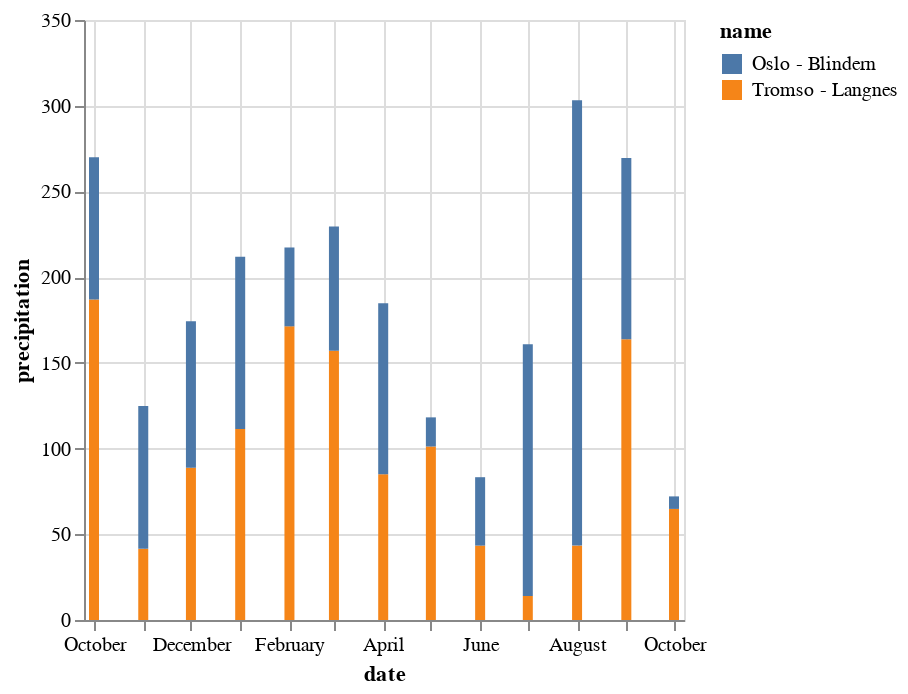

Here is the notebook cell this chart was saved with:
### Code cell
alt.Chart(data_monthly).mark_bar().encode(
    x="date",
    y="precipitation",
    color="name",
)

### Figure 1 — Vega-Lite specification as saved in the notebook (floating-point values rounded to 4 significant figures)
{"config": {"view": {"continuousWidth": 300, "continuousHeight": 300}}, "data": {"name": "data-51c9c11abac8f29e07a99e816a05729d"}, "mark": {"type": "bar"}, "encoding": {"color": {"field": "name", "type": "nominal"}, "x": {"field": "date", "type": "temporal"}, "y": {"field": "precipitation", "type": "quantitative"}}, "$schema": "https://vega.github.io/schema/vega-lite/v5.20.1.json", "datasets": {"data-51c9c11abac8f29e07a99e816a05729d": [{"name": "Tromso - Langnes", "station": "SN90490", "date": "2022-10-01T00:00:00", "max temperature": 10.7, "precipitation": 187.0, "min temperature": -4.2}, {"name": "Tromso - Langnes", "station": "SN90490", "date": "2022-11-01T00:00:00", "max temperature": 8.5, "precipitation": 41.5, "min temperature": -7.0}, {"name": "Tromso - Langnes", "station": "SN90490", "date": "2022-12-01T00:00:00", "max temperature": 5.6, "precipitation": 88.8, "min temperature": -11.7}, {"name": "Tromso - Langnes", "station": "SN90490", "date": "2023-01-01T00:00:00", "max temperature": 7.7, "precipitation": 111.4, "min temperature": -13.9}, {"name": "Tromso - Langnes", "station": "SN90490", "date": "2023-02-01T00:00:00", "max temperature": 6.6, "precipitation": 171.3, "min temperature": -10.7}, {"name": "Tromso - Langnes", "station": "SN90490", "date": "2023-03-01T00:00:00", "max temperature": 4.5, "precipitation": 157.0, "min temperature": -15.1}, {"name": "Tromso - Langnes", "station": "SN90490", "date": "2023-04-01T00:00:00", "max temperature": 9.8, "precipitation": 85.0, "min temperature": -7.1}, {"name": "Tromso - Langnes", "station": "SN90490", "date": "2023-05-01T00:00:00", "max temperature": 17.7, "precipitation": 101.2, "min temperature": -4.6}, {"name": "Tromso - Langnes", "station": "SN90490", "date": "2023-06-01T00:00:00", "max temperature": 25.4, "precipitation": 43.4, "min temperature": -0.4}, {"name": "Tromso - Langnes", "station": "SN90490", "date": "2023-07-01T00:00:00", "max temperature": 26.7, "precipitation": 14.0, "min temperature": 6.0}, {"name": "Tromso - Langnes", "station": "SN90490", "date": "2023-08-01T00:00:00", "max temperature": 25.1, "precipitation": 43.4, "min temperature": 5.4}, {"name": "Tromso - Langnes", "station": "SN90490", "date": "2023-09-01T00:00:00", "max temperature": 19.3, "precipitation": 163.7, "min temperature": 0.3}, {"name": "Tromso - Langnes", "station": "SN90490", "date": "2023-10-01T00:00:00", "max temperature": 9.8, "precipitation": 64.8, "min temperature": -0.6}, {"name": "Oslo - Blindern", "station": "SN18700", "date": "2022-10-01T00:00:00", "max temperature": 17.1, "precipitation": 82.9, "min temperature": -0.4}, {"name": "Oslo - Blindern", "station": "SN18700", "date": "2022-11-01T00:00:00", "max temperature": 15.1, "precipitation": 83.4, "min temperature": -2.1}, {"name": "Oslo - Blindern", "station": "SN18700", "date": "2022-12-01T00:00:00", "max temperature": 6.5, "precipitation": 85.5, "min temperature": -14.6}, {"name": "Oslo - Blindern", "station": "SN18700", "date": "2023-01-01T00:00:00", "max temperature": 7.2, "precipitation": 100.5, "min temperature": -13.4}, {"name": "Oslo - Blindern", "station": "SN18700", "date": "2023-02-01T00:00:00", "max temperature": 10.2, "precipitation": 46.0, "min temperature": -9.4}, {"name": "Oslo - Blindern", "station": "SN18700", "date": "2023-03-01T00:00:00", "max temperature": 9.8, "precipitation": 72.6, "min temperature": -12.6}, {"name": "Oslo - Blindern", "station": "SN18700", "date": "2023-04-01T00:00:00", "max temperature": 19.8, "precipitation": 99.7, "min temperature": -4.7}, {"name": "Oslo - Blindern", "station": "SN18700", "date": "2023-05-01T00:00:00", "max temperature": 24.2, "precipitation": 17.0, "min temperature": -0.8}, {"name": "Oslo - Blindern", "station": "SN18700", "date": "2023-06-01T00:00:00", "max temperature": 31.8, "precipitation": 39.9, "min temperature": 4.6}, {"name": "Oslo - Blindern", "station": "SN18700", "date": "2023-07-01T00:00:00", "max temperature": 28.4, "precipitation": 146.9, "min temperature": 8.6}, {"name": "Oslo - Blindern", "station": "SN18700", "date": "2023-08-01T00:00:00", "max temperature": 24.5, "precipitation": 259.8, "min temperature": 9.8}, {"name": "Oslo - Blindern", "station": "SN18700", "date": "2023-09-01T00:00:00", "max temperature": 25.1, "precipitation": 105.8, "min temperature": 5.3}, {"name": "Oslo - Blindern", "station": "SN18700", "date": "2023-10-01T00:00:00", "max temperature": 17.1, "precipitation": 7.3, "min temperature": -0.7}]}}
